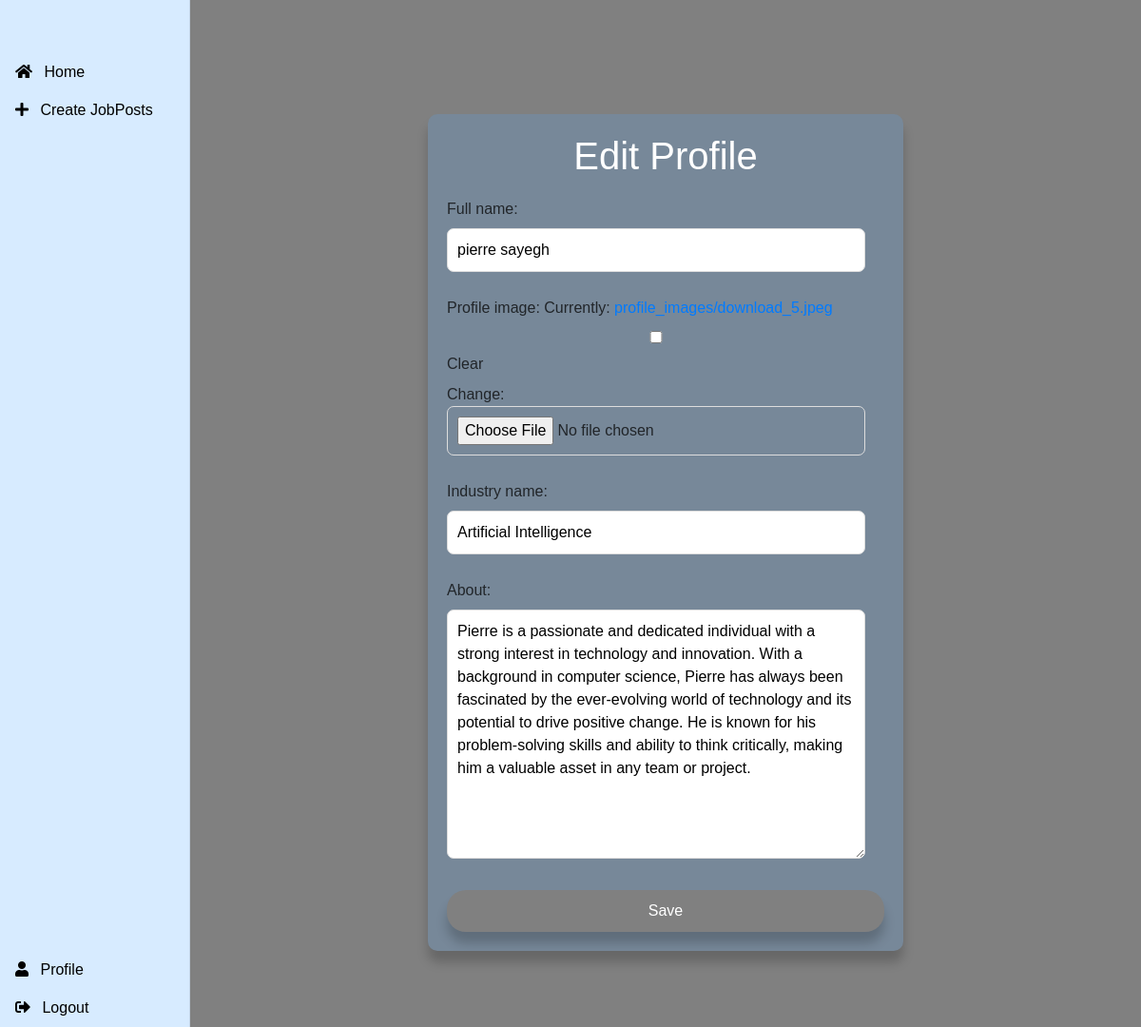
/edit_company_profile/ (signed in), run on the app's committed database.
### jobs/models.py (models this page shows, shortened)
class CustomUser(AbstractUser):
    date_of_birth = models.DateField(null=True, blank=True)
    full_name = models.CharField(max_length=100)
    gender = models.CharField(max_length=10, choices=(('male', 'Male'), ('female', 'Female')))
    email = models.EmailField(max_length=254)
    phone = models.CharField(max_length=15)
    industry_name = models.CharField(max_length=100)
    profile_image = models.ImageField(upload_to='profile_images/', null=True, blank=True)
    headline = models.CharField(max_length=255, blank=True)
    about = models.TextField(blank=True)
    location = models.CharField(max_length=100, blank=True)
    date_of_creation = models.DateField(null=True, blank=True)

### jobs/views.py (the view)
# urls.py: path('edit_company_profile/', views.edit_company_profile, name='edit_company_profile'),
@login_required
def edit_company_profile(request):
    company = request.user
    if request.method == 'POST':
        form = CompanyProfileForm(request.POST, request.FILES, instance=company)
        if form.is_valid():
            form.save()
            return redirect('company_profile')
    else:
        form = CompanyProfileForm(instance=company)
    return render(request, 'edit_company_profile.html', {'form': form})

### jobs/forms.py
class CompanyProfileForm(forms.ModelForm):  # Define a form class for company profile editing, inheriting from forms.ModelForm
    class Meta:  # Meta class to provide additional information about the form
        model = CustomUser  # Specify the model to be used for the form
        fields = ['full_name', 'profile_image', 'industry_name', 'about']  # Define the fields to be included in the form
        widgets = {  # Define widgets for form fields (e.g., HTML input types)
            'profile_image': forms.ClearableFileInput(),
        }

### jobs/templates/edit_company_profile.html (shortened to what this page needs)
{% extends 'base1.html' %}
{% block content %}
<!DOCTYPE html>
<html lang="en">
<head>
</head>
<body>
    <div class="edit-profile-form">
        <h1>Edit Profile</h1>
        <form method="post" enctype="multipart/form-data">
            {{ form.as_p }}
            <button type="submit" class="submit-btn">Save</button>
        </form>
    </div>
</body>
</html>
{% endblock %}

### jobs/templates/edit_company_profile.html (style rules this page uses)
body, html { height: 100%; margin: 0; font-family: 'Nunito', sans-serif; background-color: #808080; }
.edit-profile-form { background-color: #778899; border-radius: 10px; box-shadow: 0 12px 12px rgba(0, 0, 0, 0.2); overflow: hidden; margin: auto; width: 90%; max-width: 500px; padding: 20px; margin-top: 120px; margin-bottom: 80px; }
h1 { color: #fff; text-align: center; margin-bottom: 20px; }
.submit-btn { background-color: #808080; box-shadow: 0 12px 12px rgba(0, 0, 0, 0.2); color: #fff; border: none; padding: 10px 20px; border-radius: 20px; cursor: pointer; transition: background-color 0.3s; display: block; width: 100%; margin-top: 10px; }
.edit-profile-form input, .edit-profile-form textarea, .edit-profile-form select { width: calc(100% - 20px); padding: 10px; margin-bottom: 10px; border-radius: 7px; border: 1px solid #ddd; }

### data on the page
CustomUser: full_name "pierre sayegh", industry_name "Artificial Intelligence", about "Pierre is a passionate and dedicated individual with a strong interest in technology and innovation. With a background in computer science, Pierre has always been fascinated by the ever-evolving world of technology and its potential to drive positive change. He is known for his problem-solving skills and ability to think critically, making him a valuable asset in any team or project."
